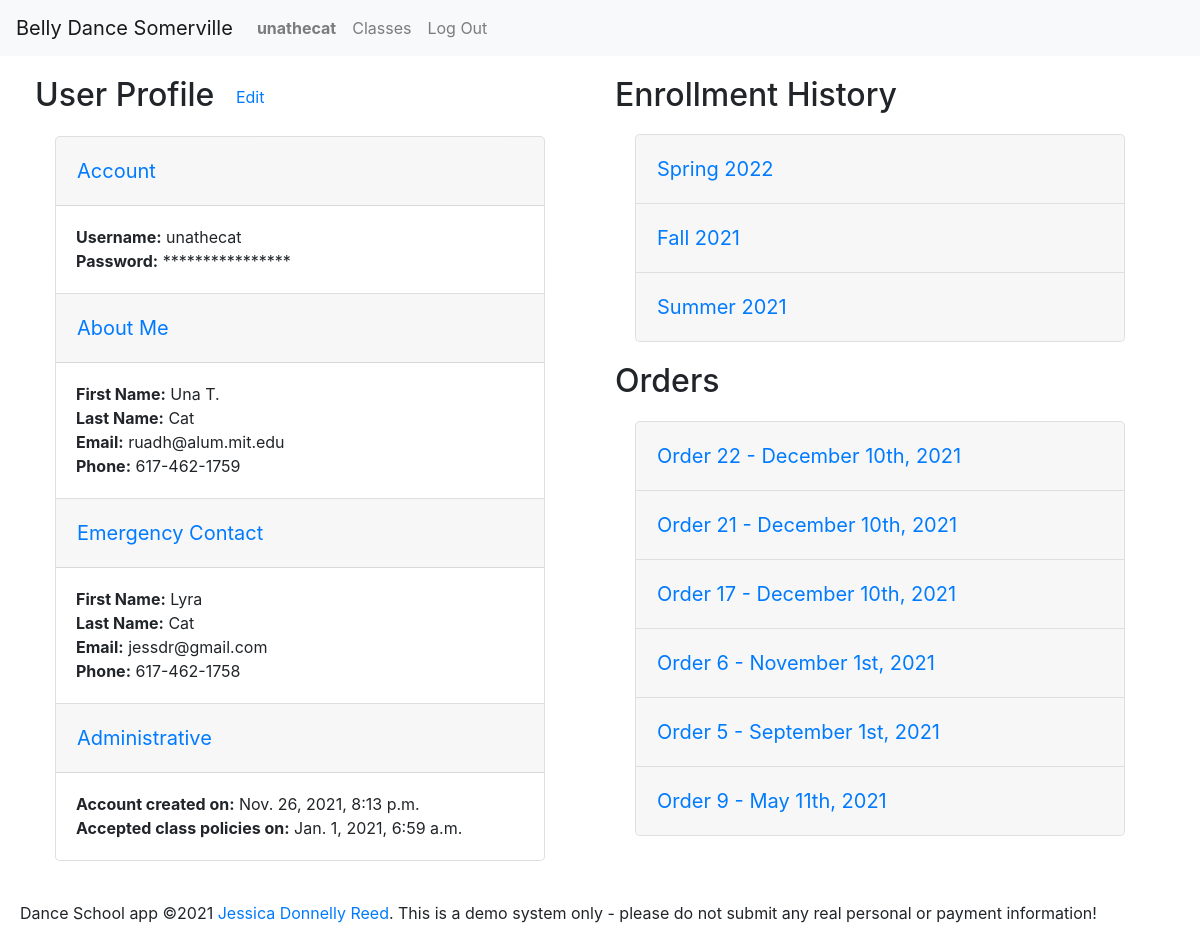
/profile/32 (signed in), run on an earlier commit of the app's database.
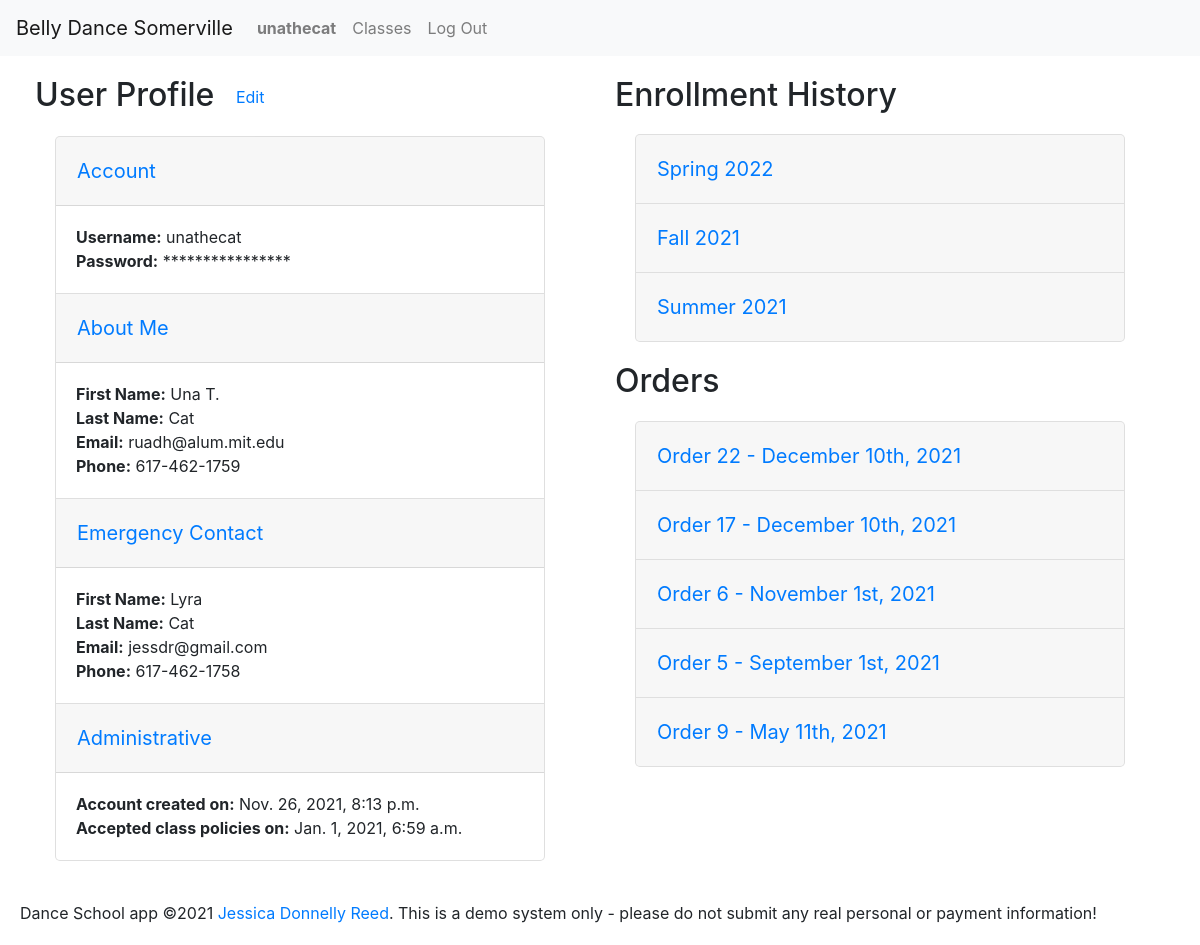
And on a later commit of the database.
### enrollment/models.py (models this page shows, shortened)
class Semester(models.Model):
    name = models.CharField(max_length=128, null=False, blank=False)
    start_date = models.DateField(null=False, blank=False)
    end_date = models.DateField(null=False, blank=False)
    registration_open = models.DateTimeField(null=False, blank=False)
    registration_close = models.DateTimeField(null=False, blank=False)
    recital_date = models.DateTimeField(null=True, blank=True)
    hide = models.BooleanField(default=True, null=True, blank=True)
    def __str__(self):
        return self.name

class Order(models.Model):
    student = models.ForeignKey(
        User, on_delete=PROTECT, null=False, blank=False, related_name='orders')
    discount = models.DecimalField(
        max_digits=8, decimal_places=2, null=True, blank=True)
    completed = models.DateTimeField(null=True, blank=True)
    @property
    def subtotal(self):
        try:
            amount = self.line_items.aggregate(Sum('price'))['price__sum']
        except Exception:
            return 0
        return 0 if amount == None else amount
    @property
    def total(self):
        return self.subtotal - self.discount if self.discount != None else self.subtotal

### enrollment/views.py (the view)
# urls.py: path('profile/<int:id>', views.profile_view, name='view_profile'),
@login_required
def profile_view(request, id):
    if request.method == 'GET':
        if request.user.id == id or request.user.is_staff:
            try:
                profile = User.objects.get(id=id)
            except User.DoesNotExist:
                return render(request, 'enrollment/profile.html', {
                    'orders': None,
                    'message': f'User {id} not found.'
                })
            semesters = Semester.objects.filter(
                offerings__line_items__order__student=id, offerings__line_items__order__completed__isnull=False).order_by('-start_date').distinct()
            for semester in semesters:
                semester.enrollments = LineItem.objects.filter(order__student=id).filter(
                    offering__semester=semester).exclude(order__completed=None)
            orders = completed_orders(request, id).order_by('-completed')
            for order in orders:
                order.items = order.line_items.all()
            return render(request, 'enrollment/profile.html', {
                'orders': orders,
                'semesters': semesters,
                'profile': profile
            })
        else:
            return render(request, 'enrollment/profile.html', {
                'orders': None,
                'message': 'You may not view other users\' profiles'
            })
    else:
        return render(request, 'enrollment/profile.html', {
            'orders': None,
            'message': 'GET method required'
        })

### enrollment/context_processors.py (called while the page is built)
def global_settings(request):
    return {
    'DEFAULT_TIMEZONE': settings.DEFAULT_TIMEZONE,
    'TIME_FORMAT': settings.TIME_FORMAT,
    'DATE_FORMAT': settings.DATE_FORMAT,
    'DATE_TIME_FORMAT': settings.DATE_TIME_FORMAT,
    'DATE_TIME_FORMAT_NO_YEAR': settings.DATE_TIME_FORMAT_NO_YEAR,
    'DATE_TIME_TIMEZONE_FORMAT': settings.DATE_TIME_TIMEZONE_FORMAT,
    'SCHOOL_NAME': settings.SCHOOL_NAME,
    'SCHOOL_POLICIES': settings.SCHOOL_POLICIES,
    'NO_OFFERINGS': settings.NO_OFFERINGS,
    }

### enrollment/models.py (called while the page is built)
    @property
    def weekday_name(self):
        return settings.WEEKDAYS[self.weekday][1]

### enrollment/views.py (called while the page is built)
@login_required
def completed_orders(request, user):
    try:
        orders = Order.objects.filter(student=user).exclude(completed=None)
    except Order.DoesNotExist:
        return None
    return orders

### enrollment/templates/enrollment/profile.html (shortened to what the changed rows need)
{% extends "enrollment/layout.html" %}
{% block body %}
<div class="row">
    {% if profile %}
    <div id="profile-view" class="col-md">
        <h2>User Profile <button class="btn btn-link" id="edit-profile-button" data-profile={{profile.id}}>Edit</button></h2>
    </div>
    {% endif %}
    <div class="col-md" id="enrollments-orders">
        {% if semesters %}
            <h2>Enrollment History</h2>
            <div class="accordion" id="enrollment-accordion">
                {% for semester in semesters %}
                <div class="card" data-semester="{{semester.id}}">
                    <div class="card-header" id="heading{{semester.id}}">
                        <h3 class="mb-0">
                            <button class="btn btn-link" type="button" data-toggle="collapse" data-target="#collapse{{semester.id}}"
                                aria-expanded="true" aria-controls="collapse{{semester.id}}">
                                {{semester.name}}
                            </button>
                        </h3>
                    </div>
                </div>
                {% endfor %}
            </div>
        {% endif %}
        {% if orders %}
        <h2>Orders</h2>
        <div class="accordion" id="order-accordion">
            {% for order in orders %}
                <div class="card" data-order="{{order.id}}">
                    <div class="card-header" id="heading{{order.id}}">
                        <h3 class="mb-0">
                            <button class="btn btn-link" type="button" data-toggle="collapse" data-target="#collapse{{order.id}}"
                                aria-expanded="true" aria-controls="collapse{{order.id}}">
                                Order {{order.id}} - {{order.completed|date:DATE_FORMAT}}
                            </button>
                        </h3>
                    </div>
                </div>
            {% endfor %}
        </div>
        {% endif %}
    </div>
</div>
{% endblock %}

What changed in the data, as far as the page shows it:
removed Order: id "21", completed "December 10th, 2021"
